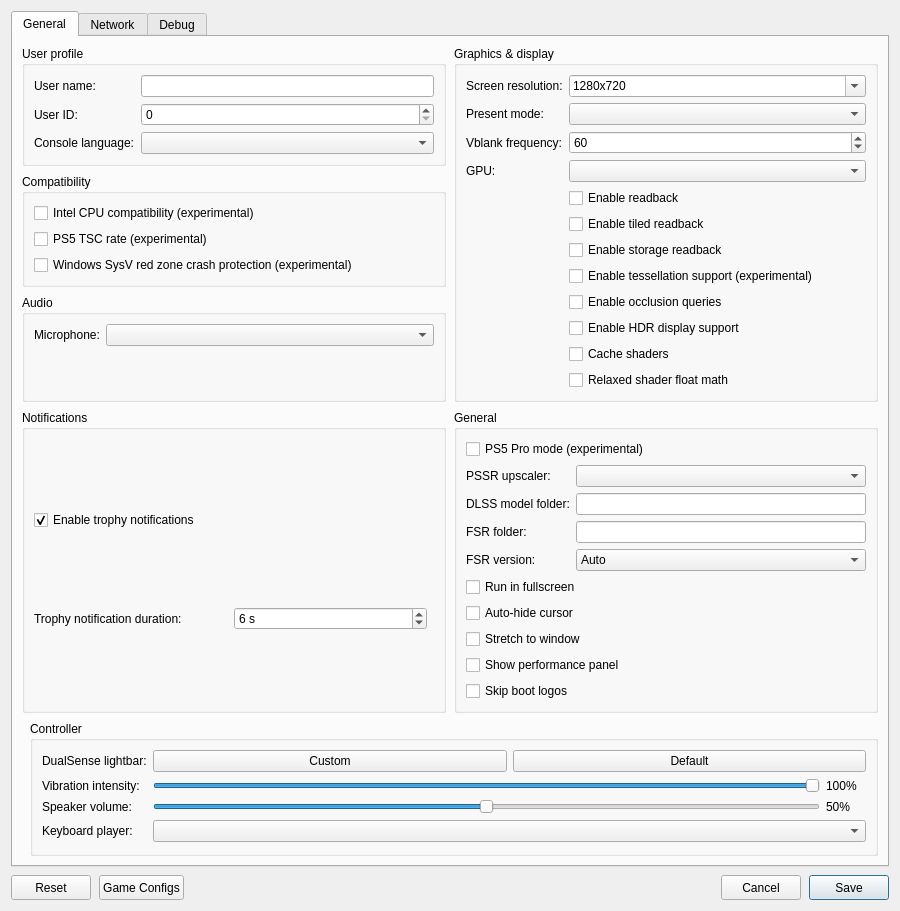
<?xml version="1.0" encoding="UTF-8"?>
<ui version="4.0">
 <class>ConfigurationEditDialog</class>
 <widget class="QDialog" name="ConfigurationEditDialog">
  <property name="geometry">
   <rect>
    <x>0</x>
    <y>0</y>
    <width>900</width>
    <height>620</height>
   </rect>
  </property>
  <property name="windowTitle">
   <string>Settings</string>
  </property>
  <property name="locale">
   <locale language="English" country="UnitedStates"/>
  </property>
  <layout class="QVBoxLayout" name="dialogLayout">
   <property name="spacing"><number>8</number></property>
   <item>
    <widget class="QTabWidget" name="settings_tabs">
     <property name="currentIndex"><number>0</number></property>
     <widget class="QWidget" name="settings_tab">
      <attribute name="title"><string>General</string></attribute>
      <layout class="QGridLayout" name="gridLayout">
       <property name="horizontalSpacing">
        <number>8</number>
       </property>
       <property name="verticalSpacing">
        <number>8</number>
       </property>
       <item row="0" column="0" colspan="2">
        <layout class="QGridLayout" name="sectionsLayout" columnstretch="1,1">
         <property name="horizontalSpacing">
          <number>8</number>
         </property>
         <property name="verticalSpacing">
          <number>8</number>
         </property>
         <item row="0" column="0">
          <widget class="QGroupBox" name="user_profile_group">
           <property name="title">
            <string>User profile</string>
           </property>
           <layout class="QFormLayout" name="userProfileLayout">
            <property name="fieldGrowthPolicy">
             <enum>QFormLayout::AllNonFixedFieldsGrow</enum>
            </property>
            <item row="0" column="0">
             <widget class="QLabel" name="label_user_name">
              <property name="text"><string>User name:</string></property>
             </widget>
            </item>
            <item row="0" column="1">
             <widget class="MandatoryLineEdit" name="lineEdit_user_name">
              <property name="toolTip"><string>Local user name exposed to games</string></property>
              <property name="clearButtonEnabled"><bool>true</bool></property>
             </widget>
            </item>
            <item row="1" column="0">
             <widget class="QLabel" name="label_user_id">
              <property name="text"><string>User ID:</string></property>
             </widget>
            </item>
            <item row="1" column="1">
             <widget class="QSpinBox" name="spinBox_user_id">
              <property name="toolTip"><string>Local user ID exposed to games</string></property>
             </widget>
            </item>
            <item row="2" column="0">
             <widget class="QLabel" name="label_console_language">
              <property name="text"><string>Console language:</string></property>
             </widget>
            </item>
            <item row="2" column="1">
             <widget class="QComboBox" name="comboBox_console_language">
              <property name="toolTip"><string>Language</string></property>
             </widget>
            </item>
           </layout>
          </widget>
         </item>
         <item row="2" column="0">
          <widget class="QGroupBox" name="audio_group">
           <property name="title"><string>Audio</string></property>
           <layout class="QFormLayout" name="audioLayout">
            <property name="fieldGrowthPolicy">
             <enum>QFormLayout::AllNonFixedFieldsGrow</enum>
            </property>
            <item row="0" column="0">
             <widget class="QLabel" name="label_audio_input_device">
              <property name="text"><string>Microphone:</string></property>
             </widget>
            </item>
            <item row="0" column="1">
             <widget class="QComboBox" name="comboBox_audio_input_device"/>
            </item>
           </layout>
          </widget>
         </item>
         <item row="0" column="1" rowspan="3">
          <widget class="QGroupBox" name="graphics_group">
           <property name="title">
            <string>Graphics &amp;&amp; display</string>
           </property>
           <layout class="QFormLayout" name="graphicsLayout">
            <property name="fieldGrowthPolicy">
             <enum>QFormLayout::AllNonFixedFieldsGrow</enum>
            </property>
            <item row="0" column="0">
             <widget class="QLabel" name="label_screen_resolution">
              <property name="text"><string>Screen resolution:</string></property>
             </widget>
            </item>
            <item row="0" column="1">
             <widget class="QComboBox" name="comboBox_screen_resolution">
              <property name="toolTip"><string>Window resolution as WIDTHxHEIGHT; pick a preset or type a custom size. Non-16:9 sizes such as 21:9 show the game with black bars unless Stretch to window is on.</string></property>
              <property name="editable"><bool>true</bool></property>
              <property name="insertPolicy"><enum>QComboBox::NoInsert</enum></property>
              <item><property name="text"><string notr="true">1280x720</string></property></item>
              <item><property name="text"><string notr="true">1920x1080</string></property></item>
              <item><property name="text"><string notr="true">2560x1440</string></property></item>
              <item><property name="text"><string notr="true">3840x2160</string></property></item>
              <item><property name="text"><string notr="true">2560x1080</string></property></item>
              <item><property name="text"><string notr="true">3440x1440</string></property></item>
              <item><property name="text"><string notr="true">3840x1600</string></property></item>
              <item><property name="text"><string notr="true">5120x2160</string></property></item>
             </widget>
            </item>
            <item row="1" column="0">
             <widget class="QLabel" name="label_present_mode">
              <property name="text"><string>Present mode:</string></property>
             </widget>
            </item>
            <item row="1" column="1">
             <widget class="QComboBox" name="comboBox_present_mode">
              <property name="toolTip"><string>Vulkan swapchain presentation mode</string></property>
             </widget>
            </item>
            <item row="2" column="0">
             <widget class="QLabel" name="label_vblank_frequency">
              <property name="text"><string>Vblank frequency:</string></property>
             </widget>
            </item>
            <item row="2" column="1">
             <widget class="QSpinBox" name="spinBox_vblank_frequency">
              <property name="toolTip"><string>Virtual display refresh rate used for frame pacing</string></property>
              <property name="minimum"><number>30</number></property>
              <property name="maximum"><number>360</number></property>
              <property name="value"><number>60</number></property>
             </widget>
            </item>
            <item row="4" column="0">
             <widget class="QLabel" name="label_gpu">
              <property name="text"><string>GPU:</string></property>
             </widget>
            </item>
            <item row="4" column="1">
             <widget class="QComboBox" name="comboBox_gpu">
              <property name="toolTip"><string>Graphics device used by the emulator</string></property>
             </widget>
            </item>
            <item row="5" column="1">
             <widget class="QCheckBox" name="checkBox_readback">
              <property name="toolTip"><string>Read back writable linear images</string></property>
              <property name="text"><string>Enable readback</string></property>
             </widget>
            </item>
            <item row="6" column="1">
             <widget class="QCheckBox" name="checkBox_readback_tiled">
              <property name="toolTip"><string>Read back small writable tiled images</string></property>
              <property name="text"><string>Enable tiled readback</string></property>
             </widget>
            </item>
            <item row="7" column="1">
             <widget class="QCheckBox" name="checkBox_readback_storage">
              <property name="toolTip"><string>Read back shader-written images when the game flushes the GPU cache for the CPU. Images from linear and tiled readback are read back then too.</string></property>
              <property name="text"><string>Enable storage readback</string></property>
             </widget>
            </item>
            <item row="8" column="1">
             <widget class="QCheckBox" name="checkBox_tessellation">
              <property name="toolTip"><string>Draw tessellated geometry. Disabled by default; unsupported tessellation may cause crashes.</string></property>
              <property name="text"><string>Enable tessellation support (experimental)</string></property>
             </widget>
            </item>
            <item row="9" column="1">
             <widget class="QCheckBox" name="checkBox_occlusion_queries">
              <property name="toolTip"><string>Count the samples of occlusion queries on the GPU, so hidden lights and objects stay hidden. Costs some performance.</string></property>
              <property name="text"><string>Enable occlusion queries</string></property>
             </widget>
            </item>
            <item row="10" column="1">
             <widget class="QCheckBox" name="checkBox_hdr">
              <property name="toolTip"><string>Enable HDR10 output for supported games. Requires HDR enabled on the host display.</string></property>
              <property name="text"><string>Enable HDR display support</string></property>
             </widget>
            </item>
            <item row="11" column="1">
             <widget class="QCheckBox" name="checkBox_shader_cache">
              <property name="toolTip"><string>Save compiled shaders and pipelines per game and load them at startup.</string></property>
              <property name="text"><string>Cache shaders</string></property>
             </widget>
            </item>
            <item row="12" column="1">
             <widget class="QCheckBox" name="checkBox_relaxed_shader_float">
              <property name="toolTip"><string>Use the host GPU's native float operations in shaders. Faster, but can be inaccurate.</string></property>
              <property name="text"><string>Relaxed shader float math</string></property>
             </widget>
            </item>
           </layout>
          </widget>
         </item>
         <item row="3" column="0">
          <widget class="QGroupBox" name="notifications_group">
           <property name="title"><string>Notifications</string></property>
           <layout class="QVBoxLayout" name="notificationsLayout">
            <item>
             <widget class="QCheckBox" name="checkBox_trophy_notifications">
              <property name="toolTip"><string>Show trophy unlock notifications and play their sound.
    To use your own sound, replace the emulator's assets/sounds/trophy-unlock.wav with a WAV file and restart the game.</string></property>
              <property name="text"><string>Enable trophy notifications</string></property>
              <property name="checked"><bool>true</bool></property>
             </widget>
            </item>
            <item>
             <layout class="QHBoxLayout" name="trophyDurationLayout">
              <item>
               <widget class="QLabel" name="label_trophy_duration">
                <property name="text"><string>Trophy notification duration:</string></property>
               </widget>
              </item>
              <item>
               <widget class="QSpinBox" name="spinBox_trophy_duration">
                <property name="toolTip"><string>How long each trophy unlock notification stays on screen.</string></property>
                <property name="suffix"><string> s</string></property>
                <property name="minimum"><number>5</number></property>
                <property name="maximum"><number>10</number></property>
                <property name="value"><number>6</number></property>
               </widget>
              </item>
              <item>
               <spacer name="trophyDurationSpacer">
                <property name="orientation"><enum>Qt::Horizontal</enum></property>
               </spacer>
              </item>
             </layout>
            </item>
           </layout>
          </widget>
         </item>
         <item row="3" column="1">
          <widget class="QGroupBox" name="general_group">
           <property name="title"><string>General</string></property>
           <layout class="QVBoxLayout" name="generalLayout">
            <item>
             <widget class="QCheckBox" name="checkBox_pro">
              <property name="toolTip"><string>Enable PS5 Pro mode for supported games. Disabled by default.</string></property>
              <property name="text"><string>PS5 Pro mode (experimental)</string></property>
             </widget>
            </item>
            <item>
             <layout class="QFormLayout" name="pssrLayout">
              <item row="0" column="0">
               <widget class="QLabel" name="label_pssr_upscaler">
                <property name="text"><string>PSSR upscaler:</string></property>
               </widget>
              </item>
              <item row="0" column="1">
               <widget class="QComboBox" name="comboBox_pssr_upscaler">
                <property name="toolTip"><string>DLSS needs an NVIDIA RTX GPU</string></property>
               </widget>
              </item>
              <item row="1" column="0">
               <widget class="QLabel" name="label_dlss_folder">
                <property name="text"><string>DLSS model folder:</string></property>
               </widget>
              </item>
              <item row="1" column="1">
               <widget class="MandatoryLineEdit" name="lineEdit_dlss_folder">
                <property name="toolTip"><string>Folder with nvngx_dlss.dll (Windows) or libnvidia-ngx-dlss.so.* (Linux)</string></property>
                <property name="clearButtonEnabled"><bool>true</bool></property>
               </widget>
              </item>
              <item row="2" column="0">
               <widget class="QLabel" name="label_fsr_folder">
                <property name="text"><string>FSR folder:</string></property>
               </widget>
              </item>
              <item row="2" column="1">
               <widget class="MandatoryLineEdit" name="lineEdit_fsr_folder">
                <property name="toolTip"><string>Folder with amd_fidelityfx_loader_vk.dll and amd_fidelityfx_upscaler_vk.dll (AMD FidelityFX SDK 2.4 or later)</string></property>
                <property name="clearButtonEnabled"><bool>true</bool></property>
               </widget>
              </item>
              <item row="3" column="0">
               <widget class="QLabel" name="label_fsr_version">
                <property name="text"><string>FSR version:</string></property>
               </widget>
              </item>
              <item row="3" column="1">
               <widget class="QComboBox" name="comboBox_fsr_version">
                <property name="toolTip"><string>Auto: 4.x on GPUs with FP8 (RDNA 4), else 3.1 (FSR 4 costs about 8 times more on RDNA 2). Linear: no FSR for this game</string></property>
                <item><property name="text"><string>Auto</string></property></item>
                <item><property name="text"><string>4.x</string></property></item>
                <item><property name="text"><string>3.1</string></property></item>
                <item><property name="text"><string>Linear</string></property></item>
               </widget>
              </item>
             </layout>
            </item>
            <item>
             <widget class="QCheckBox" name="checkBox_fullscreen">
              <property name="toolTip"><string>Run in borderless desktop fullscreen</string></property>
              <property name="text"><string>Run in fullscreen</string></property>
             </widget>
            </item>
            <item>
             <widget class="QCheckBox" name="checkBox_hide_cursor">
              <property name="toolTip"><string>Hide the host cursor after 2 seconds without mouse activity</string></property>
              <property name="text"><string>Auto-hide cursor</string></property>
             </widget>
            </item>
            <item>
             <widget class="QCheckBox" name="checkBox_stretch">
              <property name="toolTip"><string>Stretch the game image to fill the window instead of keeping its aspect ratio with black bars</string></property>
              <property name="text"><string>Stretch to window</string></property>
             </widget>
            </item>
            <item>
             <widget class="QCheckBox" name="checkBox_perf_overlay">
              <property name="toolTip"><string>Show FPS, frame times, CPU/GPU usage, RAM and memory pressure in the game window. Press F2 (Cmd+P on macOS) to toggle it, and add Shift for the detailed view.</string></property>
              <property name="text"><string>Show performance panel</string></property>
             </widget>
            </item>
            <item>
             <widget class="QCheckBox" name="checkBox_skip_notice_screen">
              <property name="toolTip"><string>Skip startup logos and notices in supported games.</string></property>
              <property name="text"><string>Skip boot logos</string></property>
             </widget>
            </item>
           </layout>
          </widget>
         </item>
         <item row="1" column="0">
          <widget class="QGroupBox" name="compatibility_group">
           <property name="title">
            <string>Compatibility</string>
           </property>
           <layout class="QVBoxLayout" name="compatibilityLayout">
            <item>
             <widget class="QCheckBox" name="checkBox_amd_cpu">
              <property name="toolTip"><string>Patch CPU instructions that differ between AMD and the host CPU.</string></property>
              <property name="text"><string>Intel CPU compatibility (experimental)</string></property>
             </widget>
            </item>
            <item>
             <widget class="QCheckBox" name="checkBox_guest_tsc">
              <property name="toolTip"><string>Run the CPU time stamp counter (TSC) at the PS5's 1.6 GHz instead of the host rate. Fixes games that run too fast.</string></property>
              <property name="text"><string>PS5 TSC rate (experimental)</string></property>
             </widget>
            </item>
            <item>
             <widget class="QCheckBox" name="checkBox_red_zone_protection">
              <property name="toolTip"><string>Helps prevent crashes in some games on Windows</string></property>
              <property name="text"><string>Windows SysV red zone crash protection (experimental)</string></property>
             </widget>
            </item>
           </layout>
          </widget>
         </item>
        </layout>
       </item>
       <item row="1" column="1">
        <widget class="QGroupBox" name="controller_group">
         <property name="title"><string>Controller</string></property>
         <layout class="QFormLayout" name="controllerLayout">
          <property name="fieldGrowthPolicy"><enum>QFormLayout::AllNonFixedFieldsGrow</enum></property>
          <item row="0" column="0">
           <widget class="QLabel" name="label_controller_color">
            <property name="text"><string>DualSense lightbar:</string></property>
           </widget>
          </item>
          <item row="0" column="1">
           <layout class="QHBoxLayout" name="controllerColorLayout">
            <item>
             <widget class="QPushButton" name="button_controller_color">
              <property name="toolTip"><string>Choose and preview a fixed LED color. Bluetooth DualSense may take several seconds to update.</string></property>
              <property name="text"><string>Custom</string></property>
             </widget>
            </item>
            <item>
             <widget class="QPushButton" name="button_controller_color_reset">
              <property name="toolTip"><string>Let the game control the lightbar</string></property>
              <property name="text"><string>Default</string></property>
             </widget>
            </item>
           </layout>
          </item>
          <item row="1" column="0">
           <widget class="QLabel" name="label_controller_vibration">
            <property name="text"><string>Vibration intensity:</string></property>
           </widget>
          </item>
          <item row="1" column="1">
           <layout class="QHBoxLayout" name="controllerVibrationLayout">
            <item>
             <widget class="QSlider" name="slider_controller_vibration">
              <property name="toolTip"><string>Scale DualSense vibration over USB and Bluetooth</string></property>
              <property name="maximum"><number>100</number></property>
              <property name="value"><number>100</number></property>
              <property name="orientation"><enum>Qt::Horizontal</enum></property>
             </widget>
            </item>
            <item>
             <widget class="QLabel" name="label_controller_vibration_value">
              <property name="minimumSize"><size><width>40</width><height>0</height></size></property>
              <property name="text"><string>100%</string></property>
             </widget>
            </item>
           </layout>
          </item>
          <item row="2" column="0">
           <widget class="QLabel" name="label_controller_volume">
            <property name="text"><string>Speaker volume:</string></property>
           </widget>
          </item>
          <item row="2" column="1">
           <layout class="QHBoxLayout" name="controllerVolumeLayout">
            <item>
             <widget class="QSlider" name="slider_controller_volume">
              <property name="toolTip"><string>Scale the DualSense speaker over USB and Bluetooth. 50% is the previous default; 100% adds 6 dB of gain.</string></property>
              <property name="maximum"><number>100</number></property>
              <property name="value"><number>50</number></property>
              <property name="orientation"><enum>Qt::Horizontal</enum></property>
             </widget>
            </item>
            <item>
             <widget class="QLabel" name="label_controller_volume_value">
              <property name="minimumSize"><size><width>40</width><height>0</height></size></property>
              <property name="text"><string>50%</string></property>
             </widget>
            </item>
           </layout>
          </item>
          <item row="3" column="0">
           <widget class="QLabel" name="label_keyboard_player">
            <property name="text"><string>Keyboard player:</string></property>
           </widget>
          </item>
          <item row="3" column="1">
           <widget class="QComboBox" name="comboBox_keyboard_player">
            <property name="toolTip"><string>Gamepads fill the remaining players in connection order. Every player uses the same input mapping.</string></property>
           </widget>
          </item>
         </layout>
        </widget>
       </item>
      </layout>
     </widget>
     <widget class="QWidget" name="network_tab">
      <attribute name="title"><string>Network</string></attribute>
      <layout class="QVBoxLayout" name="networkTabLayout">
       <item>
        <widget class="QCheckBox" name="checkBox_network_connected">
         <property name="toolTip"><string>Let games use your computer's local network connection.</string></property>
         <property name="text"><string>Enable network connection</string></property>
        </widget>
       </item>
       <item>
        <widget class="QCheckBox" name="checkBox_psn_emulation">
         <property name="text"><string>Emulate PSN (compatibility)</string></property>
        </widget>
       </item>
       <item>
        <spacer name="networkSpacer">
         <property name="orientation"><enum>Qt::Vertical</enum></property>
         <property name="sizeHint" stdset="0"><size><width>20</width><height>40</height></size></property>
        </spacer>
       </item>
      </layout>
     </widget>
     <widget class="QWidget" name="debug_tab">
      <attribute name="title"><string>Debug</string></attribute>
      <layout class="QVBoxLayout" name="debugTabLayout">
       <item>
        <widget class="QGroupBox" name="debug_group">
         <property name="title">
          <string>Debugging &amp;&amp; logs</string>
         </property>
         <layout class="QGridLayout" name="debugLayout" columnstretch="0,1,0,1">
          <property name="horizontalSpacing"><number>8</number></property>
          <property name="verticalSpacing"><number>6</number></property>
          <item row="0" column="0" colspan="2">
           <widget class="QCheckBox" name="checkBox_vulkan_validation">
            <property name="toolTip"><string>Enable Vulkan validation layers</string></property>
            <property name="text"><string>Vulkan validation</string></property>
            <property name="checked"><bool>true</bool></property>
           </widget>
          </item>
          <item row="0" column="2" colspan="2">
           <widget class="QCheckBox" name="checkBox_shader_validation">
            <property name="toolTip"><string>Validate SPIR-V binary</string></property>
            <property name="text"><string>Shader validation</string></property>
            <property name="checked"><bool>true</bool></property>
           </widget>
          </item>
          <item row="1" column="0" colspan="2">
           <widget class="QCheckBox" name="checkBox_renderdoc_capture">
            <property name="toolTip"><string>Enable RenderDoc capture</string></property>
            <property name="text"><string>RenderDoc capture</string></property>
           </widget>
          </item>
          <item row="1" column="2" colspan="2">
           <widget class="QCheckBox" name="checkBox_cmd_dump">
            <property name="toolTip"><string>Dump command buffers</string></property>
            <property name="text"><string>Command buffer dump</string></property>
           </widget>
          </item>
          <item row="2" column="0">
           <widget class="QLabel" name="label_shader_log_direction">
            <property name="text"><string>Shader logging:</string></property>
           </widget>
          </item>
          <item row="2" column="1">
           <widget class="QComboBox" name="comboBox_shader_log_direction">
            <property name="toolTip"><string>Dump shaders to file or console window. If enabled may decrease emulator performance</string></property>
           </widget>
          </item>
          <item row="2" column="2">
           <widget class="QLabel" name="label_shader_log_folder">
            <property name="text"><string>Shader log folder:</string></property>
           </widget>
          </item>
          <item row="2" column="3">
           <widget class="MandatoryLineEdit" name="lineEdit_shader_log_folder">
            <property name="toolTip"><string>Specify directory to dump shaders</string></property>
            <property name="clearButtonEnabled"><bool>true</bool></property>
           </widget>
          </item>
          <item row="3" column="0">
           <widget class="QLabel" name="label_printf_direction">
            <property name="text"><string>Printf output:</string></property>
           </widget>
          </item>
          <item row="3" column="1">
           <widget class="QComboBox" name="comboBox_printf_direction">
            <property name="toolTip"><string>Print logs to file or console window. If enabled may decrease emulator performance</string></property>
           </widget>
          </item>
          <item row="3" column="2">
           <widget class="QLabel" name="label_printf_file">
            <property name="text"><string>Printf output file:</string></property>
           </widget>
          </item>
          <item row="3" column="3">
           <widget class="MandatoryLineEdit" name="lineEdit_printf_file">
            <property name="toolTip"><string>Specify file to dump logs</string></property>
            <property name="clearButtonEnabled"><bool>true</bool></property>
           </widget>
          </item>
          <item row="4" column="0">
           <widget class="QCheckBox" name="checkBox_profiler">
            <property name="toolTip"><string>Enable the Tracy profiler. Profiling may decrease emulator performance</string></property>
            <property name="text"><string>Tracy profiler</string></property>
           </widget>
          </item>
          <item row="4" column="2">
           <widget class="QLabel" name="label_cmd_dump_folder">
            <property name="text"><string>Command buffer folder:</string></property>
           </widget>
          </item>
          <item row="4" column="3">
           <widget class="MandatoryLineEdit" name="lineEdit_cmd_dump_folder">
            <property name="toolTip"><string>Specify directory to dump command buffers</string></property>
            <property name="clearButtonEnabled"><bool>true</bool></property>
           </widget>
          </item>
         </layout>
        </widget>
       </item>
       <item>
        <widget class="QGroupBox" name="rendering_compatibility_group">
         <property name="title"><string>Rendering compatibility</string></property>
         <layout class="QVBoxLayout" name="renderingCompatibilityLayout">
          <item>
           <widget class="QLabel" name="label_rendering_compatibility">
            <property name="text"><string>These settings may help with rendering bugs at a slight performance cost.</string></property>
            <property name="wordWrap"><bool>true</bool></property>
           </widget>
          </item>
          <item>
           <widget class="QCheckBox" name="checkBox_sync_raw_image_buffers">
            <property name="toolTip"><string>Can fix missing textures and incorrect transparency (Resident Evil 2).</string></property>
            <property name="text"><string>Accurate texture synchronization</string></property>
           </widget>
          </item>
         </layout>
        </widget>
       </item>
       <item>
        <widget class="QGroupBox" name="performance_tweaks_group">
         <property name="title"><string>Performance tweaks</string></property>
         <layout class="QVBoxLayout" name="performanceTweaksLayout">
          <item>
           <widget class="QLabel" name="label_performance_tweaks">
            <property name="styleSheet"><string>color: red;</string></property>
            <property name="text"><string>Game-specific tweaks: they may or may not improve performance. Use with caution and prefer setting them per game rather than globally.</string></property>
            <property name="wordWrap"><bool>true</bool></property>
           </widget>
          </item>
          <item>
           <layout class="QHBoxLayout" name="flushDrawsLayout">
            <item>
             <widget class="QLabel" name="label_flush_draws">
              <property name="text"><string>Submit GPU work every N draws (0 = off):</string></property>
             </widget>
            </item>
            <item>
             <widget class="QSpinBox" name="spinBox_flush_draws">
              <property name="toolTip"><string>Can lower frame time in games that send a whole frame as one command buffer, at some submit overhead.</string></property>
              <property name="maximum"><number>99999</number></property>
             </widget>
            </item>
            <item>
             <spacer name="flushDrawsSpacer">
              <property name="orientation"><enum>Qt::Horizontal</enum></property>
             </spacer>
            </item>
           </layout>
          </item>
         </layout>
        </widget>
       </item>
       <item>
        <spacer name="debugSpacer">
         <property name="orientation"><enum>Qt::Vertical</enum></property>
         <property name="sizeHint" stdset="0"><size><width>20</width><height>40</height></size></property>
        </spacer>
       </item>
      </layout>
     </widget>
    </widget>
   </item>
   <item>
    <layout class="QHBoxLayout" name="buttonLayout">
     <item>
     <widget class="QPushButton" name="clear_button">
       <property name="minimumSize"><size><width>80</width><height>25</height></size></property>
       <property name="text"><string>Reset</string></property>
       <property name="toolTip"><string>Restore default settings</string></property>
      </widget>
     </item>
     <item>
      <widget class="QPushButton" name="settings_button">
       <property name="minimumSize"><size><width>80</width><height>25</height></size></property>
       <property name="text"><string>Game Configs</string></property>
       <property name="toolTip"><string>Import or export game configs</string></property>
      </widget>
     </item>
     <item>
      <spacer name="buttonSpacer">
       <property name="orientation"><enum>Qt::Horizontal</enum></property>
       <property name="sizeHint" stdset="0"><size><width>40</width><height>20</height></size></property>
      </spacer>
     </item>
     <item>
      <widget class="QPushButton" name="cancel_button">
       <property name="minimumSize"><size><width>80</width><height>25</height></size></property>
       <property name="text"><string>Cancel</string></property>
      </widget>
     </item>
     <item>
      <widget class="QPushButton" name="ok_button">
       <property name="minimumSize"><size><width>80</width><height>25</height></size></property>
       <property name="text"><string>Save</string></property>
       <property name="default"><bool>true</bool></property>
      </widget>
     </item>
    </layout>
   </item>
  </layout>
 </widget>
 <customwidgets>
  <customwidget>
   <class>MandatoryLineEdit</class>
   <extends>QLineEdit</extends>
   <header>mandatoryLineEdit.h</header>
  </customwidget>
 </customwidgets>
 <resources/>
</ui>
